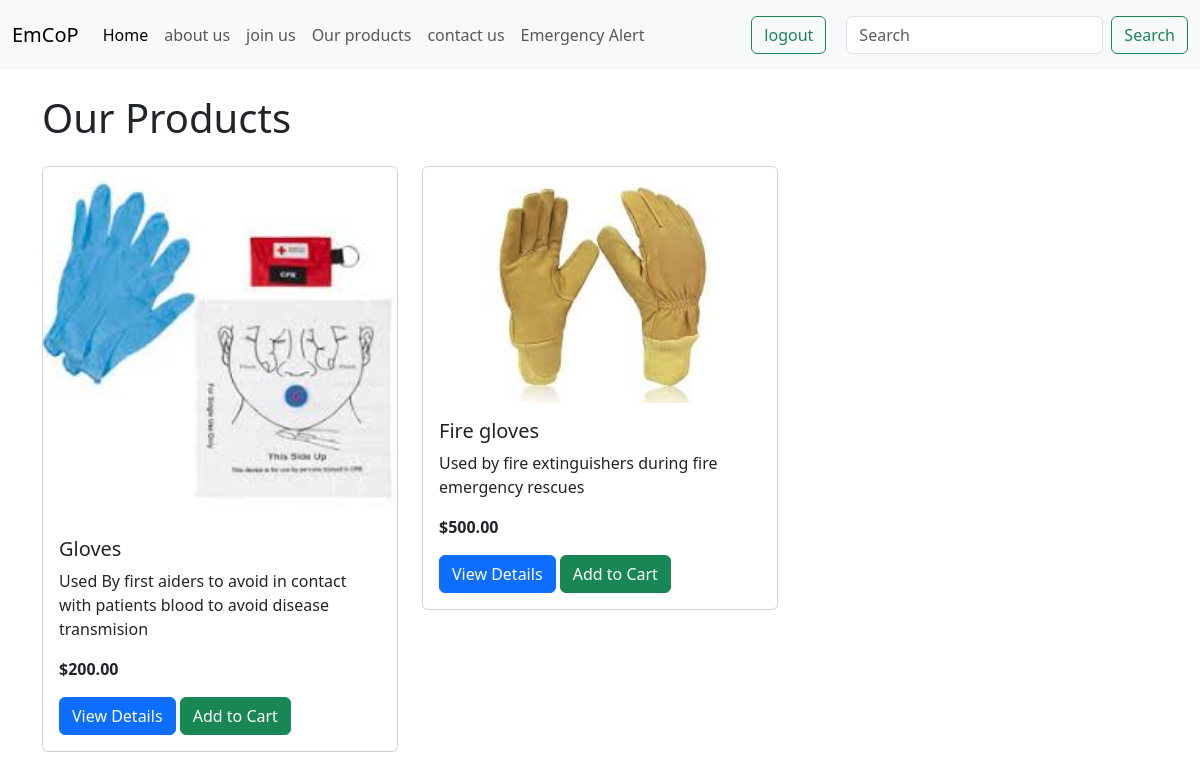
/product_list/ (signed in), run on the app's committed database.
### EmCoP/models.py (models this page shows, shortened)
class Product(models.Model):
    name = models.CharField(max_length=200)
    description = models.TextField()
    price = models.DecimalField(max_digits=10, decimal_places=2)
    category = models.ForeignKey(Category, on_delete=models.CASCADE)
    image = models.ImageField(upload_to='products/', null=True, blank=True)
    stock = models.PositiveIntegerField(default=0)
    created_at = models.DateTimeField(auto_now_add=True)

### EmCoP/views.py (the view)
# urls.py: path('product_list/', views.product_list, name='Product_list'),
def product_list(request):
    categories = Category.objects.all()
    products = Product.objects.filter(stock__gt=0)
    return render(request, 'product_list.html', {
        'products': products,
        'categories': categories
    })

### EmCoP/templates/product_list.html
{% extends 'layout.html' %}
{% block body %}
<div class="container">
    <h1 class="my-4">Our Products</h1>
    <div class="row">
        {% for product in products %}
    <div class="col-md-4 mb-4">
        <div class="card">
            {% if product.image %}
                <img src="{{ product.image.url }}" class="card-img-top" alt="{{ product.name }}">
            {% endif %}
            <div class="card-body">
                <h5 class="card-title">{{ product.name }}</h5>
                <p class="card-text">{{ product.description|truncatewords:15 }}</p>
                <p class="card-text"><strong>${{ product.price }}</strong></p>
                <a href="{% url 'product_detail' product.id %}" class="btn btn-primary">View Details</a>
                <a href="{% url 'add_to_cart' product.id %}" class="btn btn-success">Add to Cart</a>
            </div>
        </div>
    </div>
            {% endfor %}
    </div>
</div>
        {% endblock %}

### data on the page
Product: image (picture), name "Gloves", description "Used By first aiders to avoid in contact with patients blood to avoid disease transmision", price "200.00"
Product: image (picture), name "Fire gloves", description "Used by fire extinguishers during fire emergency rescues", price "500.00"
